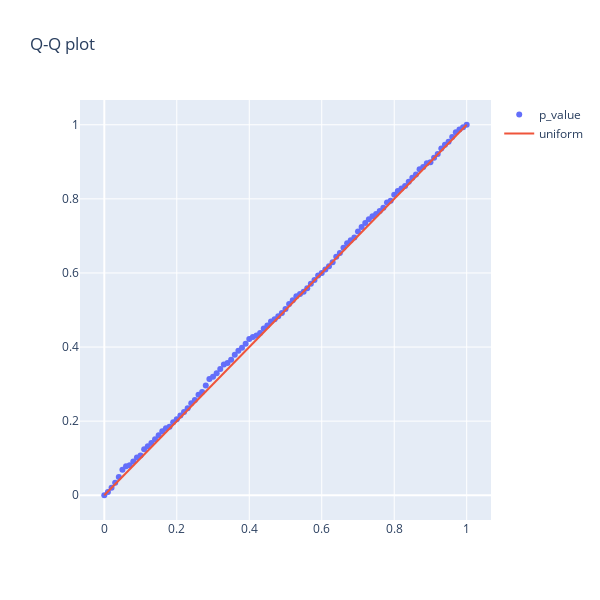

Notebook code for this chart:
### Markdown cell above
Normal distribution -- ok result

### Code cell
effect = 0
p_vals = check_p_val(gen1, crit , effect = 0)
probs = []
x = [0.01 * i for i in range(101)]
for i in range(101):
    alpha_step = 0.01 * i
    probs.append(p_vals[p_vals < alpha_step].shape[0] / p_vals.shape[0])

fig = go.Figure([go.Scatter(x=x, y=probs, mode="markers", name = "p_value"),
                 go.Scatter(x=x,y=x, mode="lines",name="uniform")])
fig.update_layout(height=600, width=600, title="Q-Q plot")
